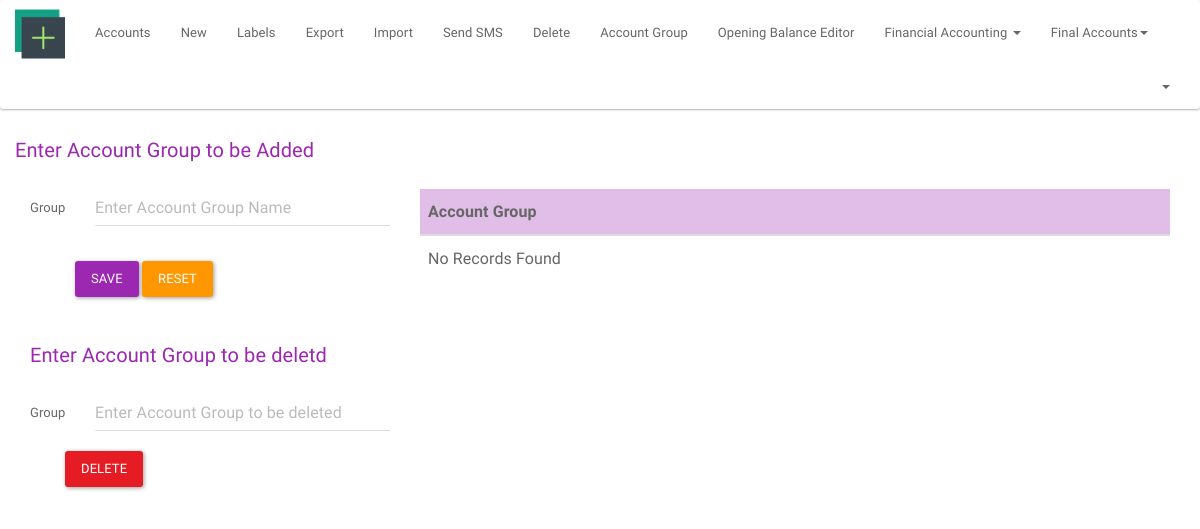
Before: /index.php/accounts/account_group with the older database file.
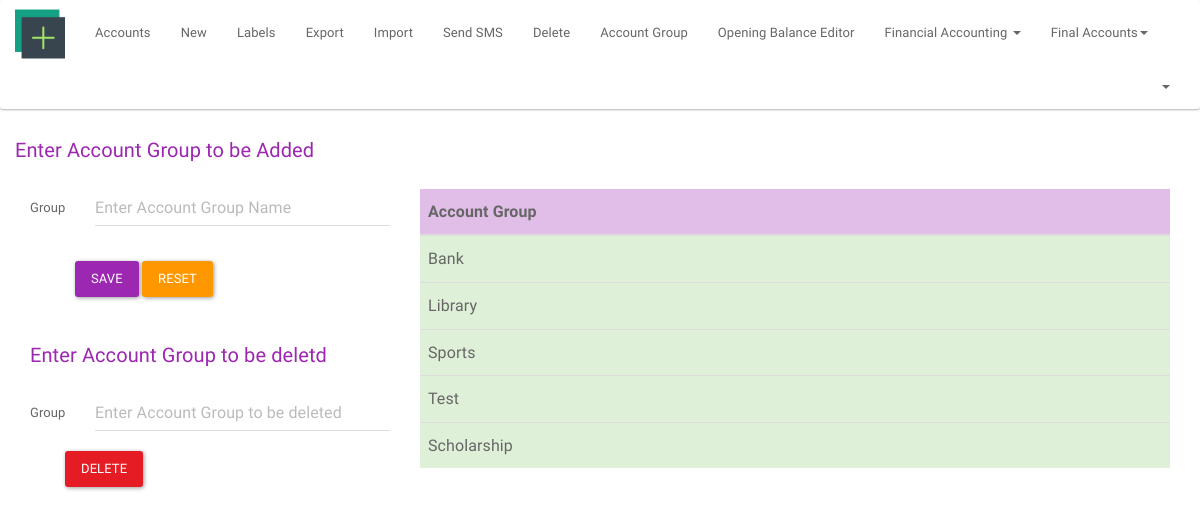
After: the same page with the newer database file.
### tables this page shows
CREATE TABLE `account_group` (
  `account_group_id` int(11) NOT NULL,
  `account_group_name` varchar(35) NOT NULL
);

### application/core/MY_Controller.php (called while the page is built, shortened)
<?php
class MY_Controller extends CI_Controller{
    public function insert_genric($form_validation,$table_name,$view,$field)
    {
        if ($this->form_validation->run($form_validation)) {
            $this->load->model('add_model', 'am');
            $post = $this->input->post();
            unset($post['submit']);
            if ($this->am->insert_data($table_name,$post)) {
                $this->load->model('get_model', 'gm');
                $array = $this->gm->get_list($field,$table_name);
                $this->load->view('private/'.$view,['view'=>$array]);
            } else {
                echo 'Query failed in inserting record';
            }
        } else {
            $this->load->model('get_model', 'gm');
            $array = $this->gm->get_list($field,$table_name);
            $this->load->view('private/'.$view,['view'=>$array]);
        }
    }
}

### application/controllers/accounts.php (called while the page is built, shortened)
<?php
class Accounts extends MY_Controller{
    public function account_group()
    {
        $form_validation='account_group';
        $table_name='account_group';
        $view='accounts/account_group';
        $field='account_group_name';
        $this->insert_genric($form_validation,$table_name,$view,$field);
    }
}

### index.php (called while the page is built, shortened)
<?php
require_once BASEPATH.'core/CodeIgniter.php';

### application/models/get_model.php (called while the page is built, shortened)
<?php
class Get_model extends MY_Model
{
    public function get_list($field,$table_name)
    {
        $query = $this->db->select($field)->get($table_name);
        $res = $query->result();
        $array=json_decode(json_encode($res),true);
        return $array;
    }
}

### application/views/private/accounts/account_group.php (the view, shortened to what this page needs)
<div class="container">
    <div class="row">
        <p style="font-size: 20px; margin-top:0px;" class="text-info">Enter Account Group to be Added</p>
        <div class="col-lg-4">
            <?php echo form_open('accounts/account_group', ['class' => 'form-horizontal']); ?>
            <div class="form-group">
                <label for="inputText" class="col-lg-2 control-label">Group</label>
                <div class="col-lg-10">
                    <?php echo form_input(['name' => 'account_group_name', 'class' => 'form-control',
                        'placeholder' => 'Enter Account Group Name',
                        'value' => set_value('account_group_name')]);
                    ?>
                </div>
            </div>
            <?php echo form_submit(['name' => 'submit', 'value' => 'Save', 'class' => 'btn btn-info',
                'style' => 'margin-left:45px; margin-top:20px;']),
            form_reset(['name' => 'reset', 'value' => 'reset', 'class' => 'btn btn-warning',
                'style' => 'margin-top:20px;']); ?>
            <?php echo form_close();?>
            <p style="font-size: 20px; margin-top: 40px;" class="text-info">Enter Account Group to be deletd</p>
            <?php echo form_open('accounts/account_group_del', ['class' => 'form-horizontal']); ?>
            <div class="form-group">
                <label for="inputText" class="col-lg-2 control-label">Group</label>
                <div class="col-lg-10">
                    <?php  echo form_input(['name' => 'account_group_delete', 'class' => 'form-control',
                        'placeholder' => 'Enter Account Group to be deleted',
                        'value' => set_value('account_group_delete')]);
                    ?>
                </div>
                <input type="submit" name="del_account_group" class="btn btn-danger" value="DELETE" style="margin-left: 50px; margin-top: 20px;">
            </div>
        </div>
        <div class="col-lg-8">
            <table class="table table-hover ">
                <thead>
                <tr class="info">
                    <th>Account Group</th>
                </tr>
                </thead>
                <tbody>
                <?php if (count($view)): ?>
                    <?php
                    foreach ($view as $account_group) {
                        echo "<tr class='success'><td>" . $account_group['account_group_name'] . '<br>' . "</td></tr>";
                    }
                    ?>
                <?php else: ?>
                    <tr>
                        <td>No Records Found</td>
                    </tr>
                <?php endif; ?>
                </tbody>
            </table>
        </div>
    </div>
</div>

Changed rows visible on the page:
added account_group: account_group_name "Bank"
added account_group: account_group_name "Library"
added account_group: account_group_name "Sports"
added account_group: account_group_name "Test"
added account_group: account_group_name "Scholarship"
Other visible differences:
text no longer shown: "No Records Found"
